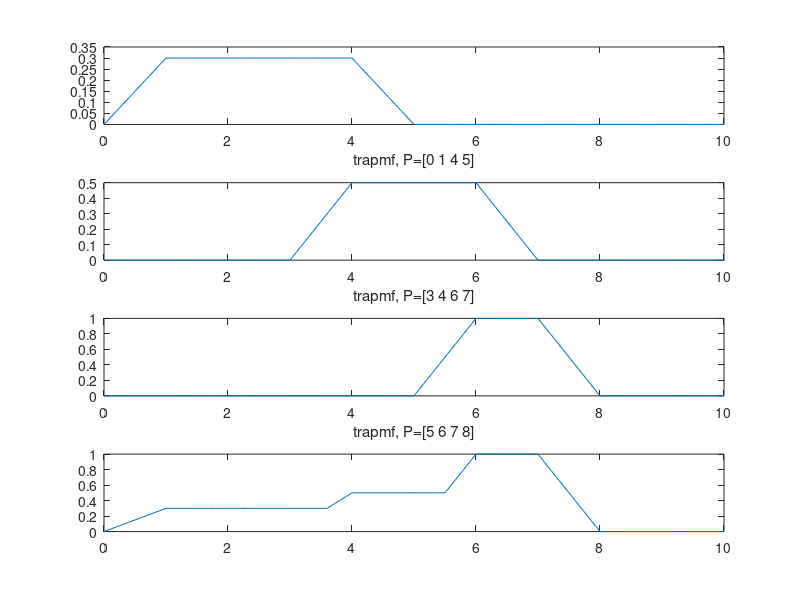

The MATLAB source for this figure:
clc;
clear all;
close all;

p1=[0 1 4 5];
p2=[3 4 6 7];
p3=[5 6 7 8];

x=0:0.1:10;
y1=0.3*trapmf(x,p1);
subplot(4,1,1)
plot(x,y1)
xlabel('trapmf, P=[0 1 4 5]')

y2=0.5*trapmf(x,p2);
subplot(4,1,2)
plot(x,y2)
xlabel('trapmf, P=[3 4 6 7]')

y3=trapmf(x,p3);
subplot(4,1,3)
plot(x,y3)
xlabel('trapmf, P=[5 6 7 8]')

y=max(max(y1,y2),y3);
subplot(4,1,4)
plot(x,y)

dfuzz_centroid=sum(y.*x)/sum(y)

defuzz_wt_avg=(mean(p1)*0.3+mean(p2)*0.5+ mean(p3))/sum(0.3+0.5+1)

maximum=max(y);
index=find(y==maximum);
len=length(index);

dfuzz_first_max=x(index(1))

dfuzz_last_max=x(index(len))

dfuzz_mean_max=(x(index(1))+x(index(len)))/2







